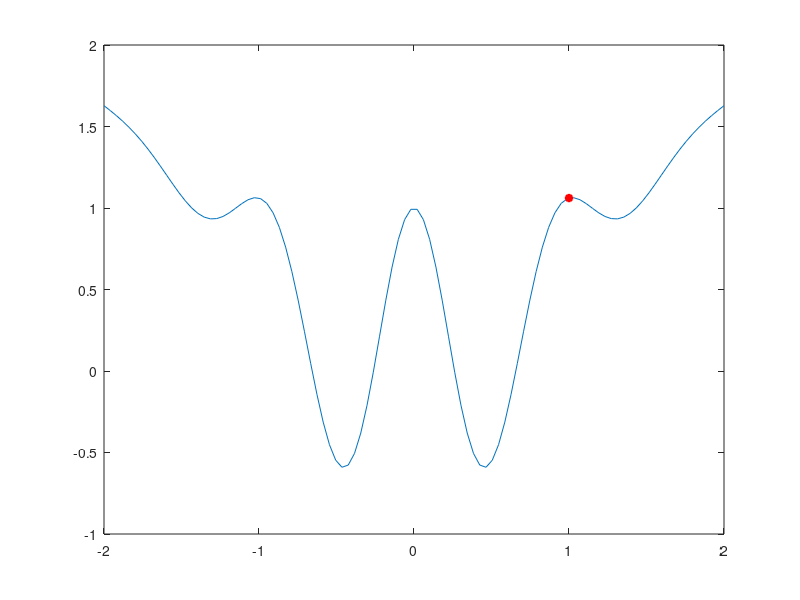

Write MATLAB code to recreate this figure.
% Write a MATLAB code to define an anonymous function  𝑞(𝑥) = 𝑒^−𝑥^2⋅𝑐𝑜𝑠(2𝜋𝑥)+𝑙𝑜𝑔(1 + 𝑥2) 
% and evaluate 𝑞(𝑥) for 𝑥 = 1. Also write a code to plot 𝑞(𝑥) for 𝑥 in the range of [-2,2]
% and highlight the point at 𝑥 = 1 on the graph with a red color marker ‘*’.


clc
clear all
close all


q=@(x) exp(-x.^2).*cos(2*pi.*x)+log(1+x.^2)

q(1)

x=linspace(-2,2,100);

plot(x,q(x),1,q(1),'r*','linewidth',2)
